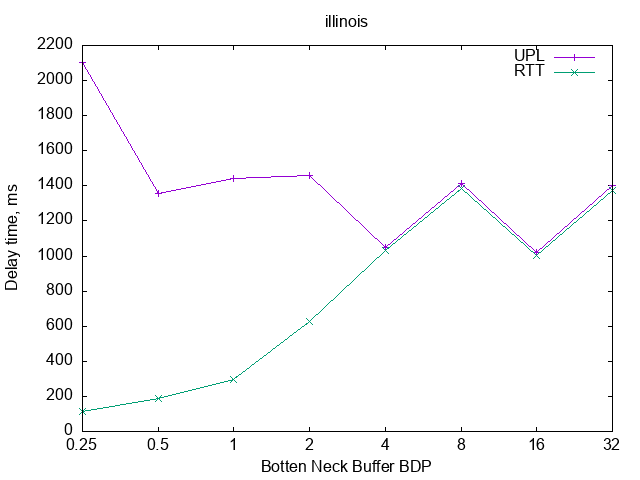

This figure's gnuplot source:
set term png
set output 'illinois.png' 

set key fixed right top vertical Right noreverse noenhanced autotitle nobox
set style data linespoints
set xlabel "Botten Neck Buffer BDP"
set ylabel "Delay time, ms"
        
set title 'illinois'
plot 'illinois.dat' using 2:xtic(1) title columnheader(2), for [i=3:3] '' using i title columnheader(i)
